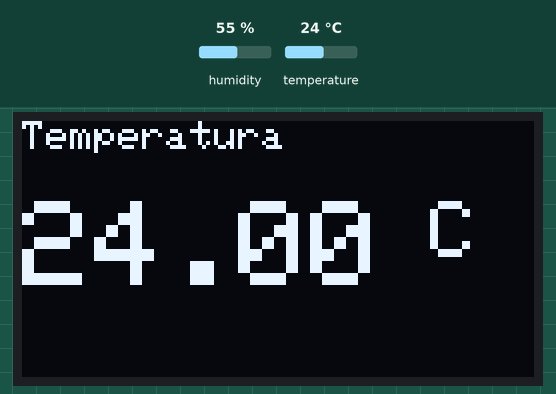
Simulated run of this sketch. Board: ESP8266 (NodeMCU). Parts: 128×64 one-colour display. The test bench sets the inputs (shaded band); at power-on: humidity 55 %, temperature 24 °C. WiFi joins after 1.5 s; servers stay silent unless stated; no MQTT or app messages arrive unless stated; what the sketch prints to the serial monitor is not drawn.

Above: at 7.3 s.
7.4 s: humidity set to 22 %
At 18.2 s:
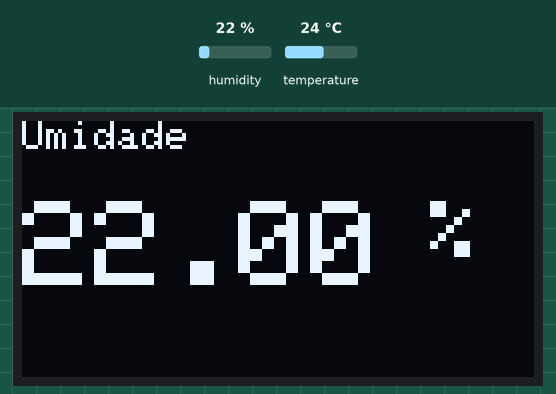
19.3 s: temperature set to 12 °C
At 25.9 s:
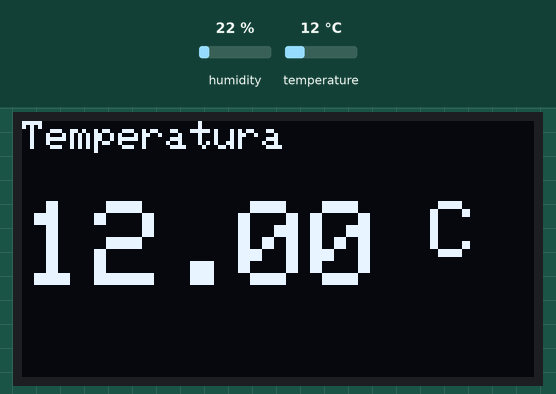
28.3 s: humidity set to 40 %
At 37.1 s:
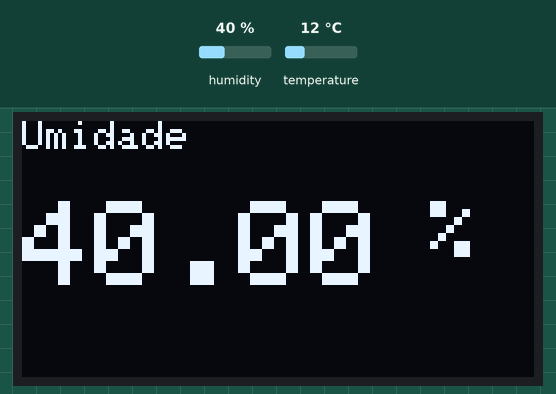
37.4 s: temperature set to 19 °C
At 43.8 s:
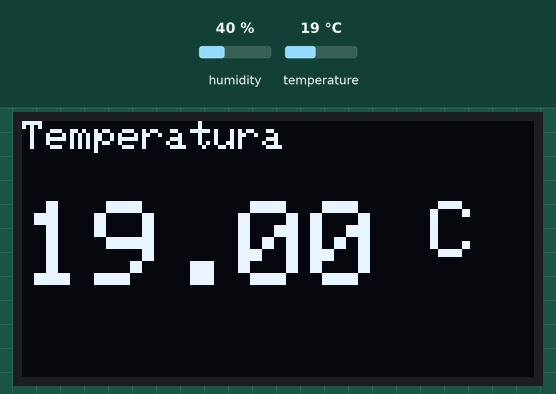
Timing chart, 0 to 45.3 s (numbered marks = the images above; inputs shaded):
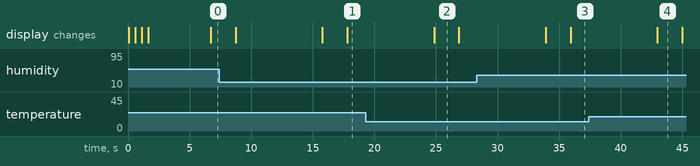

Measured:
- after the input at 7.4 s, the display: first differs from a run without the input after 10.4 s (image 1)
- after the input at 19.3 s, the display: changes after 5.5 s (image 2)
- after the input at 28.3 s, the display: first differs from a run without the input after 7.6 s (image 3)
- after the input at 37.4 s, the display: changes after 5.6 s (image 4)
- what the display in image 2 shows lasts 2.1 s, from 24.8 s to 26.9 s

The sketch:

sketch_aug13a_dht_disp_wifi.ino
```cpp
// --- WIFI ---
#include <ESP8266WiFi.h>
const char* ssid = "testeiot";
const char* password = "mkuchida";
WiFiClient nodemcuClient;

// --- MQTT ---
#include <PubSubClient.h>
const char* mqtt_broker = "iot.eclipse.org";
const char* mqtt_clientID = "termometro-escritorio";
PubSubClient client(nodemcuClient); //objeto associado a uma conexão wifi
const char* topicoTemperatura = "mariiotteste/temperatura";
const char* topicoUmidade = "mariiotteste/umidade";

// --- DHT ---
#include <DHT.h>

#define DHTPIN D3
#define DHTTYPE DHT22 //selecionar o tipo de sensor

DHT dht(DHTPIN,DHTTYPE);

float umidade;
float temperatura;

//--- DISPLAY ---
#include <Adafruit_SSD1306.h>
#define OLED_RESET LED_BUILTIN
Adafruit_SSD1306 display(OLED_RESET);
//#include <Wire.h>  // Only needed for Arduino 1.6.5 and earlier
//#include "SSD1306Wire.h" // legacy include: `#include "SSD1306.h"`
//SSD1306Wire  display(0x3c, D3, D5);

//--- SETUP ---
void setup() {
  Serial.begin(115200);
  ConfigDisplay();
  conectarWifi();
  client.setServer(mqtt_broker, 1883);

}

/*// --- INICIALIZAÇÃO ---
void drawFontFaceDemo() {
    display.setTextAlignment(TEXT_ALIGN_LEFT);
    display.setFont(ArialMT_Plain_24);
    display.drawString(0, 26, "Bem vindo");
}*/
// --- LOOP ---
void loop() {
  if (!client.connected()){
    reconectarMQTT(); // se o cliente não estiver conectado, busca a função de reconectar
  }
  medirTemperaturaUmidade(); //1o mede
  publicarTemperaturaUmidadeNoTopico(); //2o publica
  mostrar_temp_umid(); // depois mostra
}

// --- FUNÇÕES AUXILIARES ---

// --- CONFIGURAÇÃO E CONFIGURAÇÃO WIFI ---
void conectarWifi(){
  delay(10);
  display.setTextSize(2);
  display.setCursor(0,0);
  display.print("Conectando");
  display.display();
  WiFi.begin(ssid, password);

  while (WiFi.status() != WL_CONNECTED) {
    delay(500);
    display.print(".");
    display.display();
  }

}

// --- RECONECTAR O CLIENTE MQTT ---
void reconectarMQTT(){
     while (!client.connected()) {
      client.connect(mqtt_clientID);// enquanto não estiver conectado ele chama a função connect
      // e deve se referir a alguém
     }
}

//--- CONFIGURA O DISPLAY ---
void ConfigDisplay(){
  display.begin(SSD1306_SWITCHCAPVCC, 0x3C);
  display.setTextColor(WHITE);
  display.clearDisplay();
}

// --- PUBLICA (MQTT) TEMPERATURA E UMIDADE ---
void publicarTemperaturaUmidadeNoTopico(){
   client.publish(topicoTemperatura, String(temperatura).c_str(), true); // true = permite que o cliente possa visualizar o ultimo dado no broker sem ficar esperando a proxima atualização
   client.publish(topicoUmidade, String(umidade).c_str(), true);
}

//--- MEDIÇÃO DE TEMPERATURA E UMIDADE ---
void medirTemperaturaUmidade() {
  umidade = dht.readHumidity();
  temperatura = dht.readTemperature(false);
  Serial.print("Temperatura: ");
  Serial.print(temperatura);
  Serial.print("*C");
  Serial.print("    ");
  Serial.print("Umidade: ");
  Serial.println(umidade);
  delay(5000);
}

//MOSTRA TEMPERATURA E UMIDADE
void mostrar_temp_umid(){
  exibe_display("Temperatura ", (temperatura)," C");
  exibe_display("Umidade ",(umidade)," %");
}

//EXIBE TEMPERATURA E UMIDADE NO DISPLAY
void exibe_display(const char* texto1, float medicao, const char* texto2){
  display.clearDisplay(); //limpa o display
  display.setTextSize(1); //1a linha
  display.setCursor(0,0);
  display.print(texto1);
  display.setTextSize(3); // 2a linha
  display.setCursor(0,20);
  display.print(medicao);
  display.setTextSize(2);
  display.print(texto2);
  display.display();
  delay(2000);
}
```
